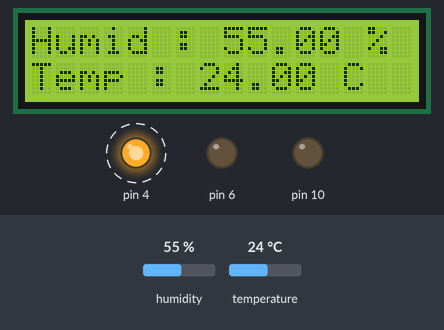
The sketch below on a simulated Arduino Uno, built with avr-gcc and run on an emulated ATmega328P. Parts: 16×2 character LCD, output pins drawn as LEDs (lit = HIGH). Dashed ring = blinking. The test bench sets the inputs (shaded band); at power-on: humidity 55 %, temperature 24 °C. What the sketch prints to the serial monitor is not drawn.

Above: at 5.3 s.
5.4 s: humidity set to 59 %
At 7.26 s:
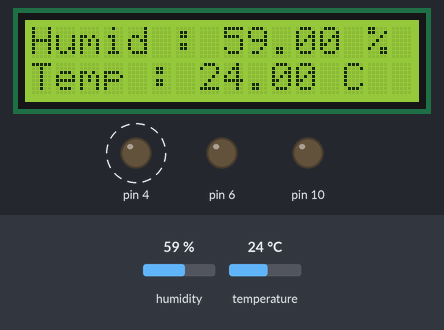
8.3 s: humidity set to 62 %
At 9.2 s:
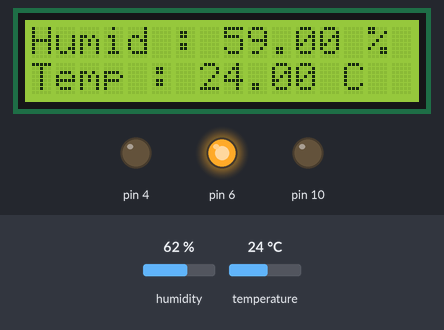
14.5 s: humidity set to 22 %
At 17.1 s:
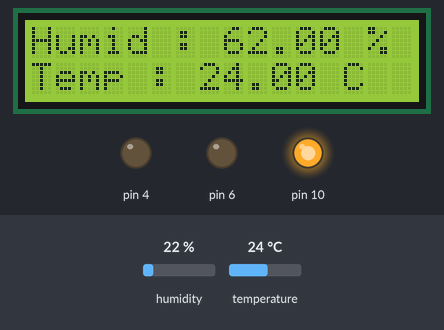
20.7 s: temperature set to 12 °C
At 21.64 s:
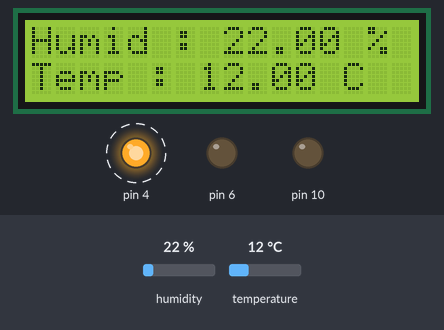
23.5 s: temperature set to 19 °C
At 25.96 s:
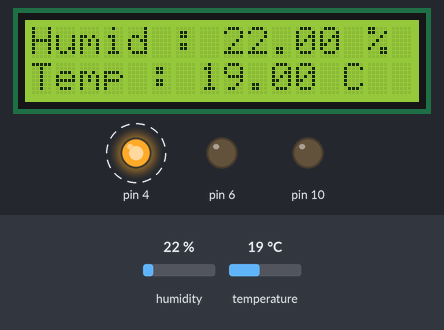
Timing chart, 0 to 28.3 s (numbered marks = the images above; inputs shaded):
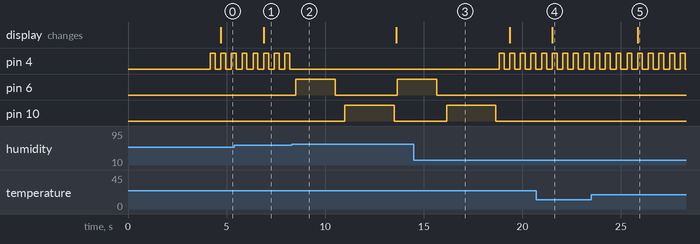

Measured:
- the behaviour switches between 60 and 61 % on humidity (found by bisection; images 1 and 2)
- after the input at 5.4 s, the display: changes after 1.5 s (image 1)
- after the input at 8.3 s, pin 4: stops changing and stays LOW; pin 6: LOW → HIGH after 0.20 s, → LOW 2.0 s later, → HIGH 3.2 s later; pin 10: LOW → HIGH after 2.7 s, → LOW 2.5 s later
- after the input at 14.5 s, pin 4: alternates HIGH for 0.25 s and LOW for 0.28 s, starting after 4.3 s; pin 6: goes on until 15.7 s, then stays LOW
- after the input at 20.7 s, the display: changes after 0.82 s (image 4)
- after the input at 23.5 s, the display: changes after 2.3 s (image 5)
- by itself, pin 4: alternates HIGH for 0.25 s and LOW for 0.28 s

The sketch:

project1.ino
```cpp
/*
 * CODING : CoderMan
 * Humidity and Temperature program
 * Temidity 1.0
*/
#include "DHT.h"
#include <Wire.h>
#include <LiquidCrystal_I2C.h>
#define DHTPIN 8
#define DHTTYPE DHT11
DHT dht (DHTPIN, DHTTYPE);
LiquidCrystal_I2C lcd(0x27, 16, 2);
void setup() {
  lcd.begin(16, 2);
   lcd.init(); // เตรียมพร้อมการแสดงผล
   lcd.backlight();
   lcd.setCursor(0, 0);
   lcd.print("[Temidity 1.0]");
   lcd.setCursor(0, 1);
   lcd.print("CoderMan");
   delay(4000);
   Serial.begin(9600); //เริ่มต้น output
   dht.begin();  // เริ่มต้น sensor
}
int num = 0;
void loop() {
   float h = dht.readHumidity(); //รับความชื้น
   float t = dht.readTemperature();  //รับค่าอุณหภูมิ
   delay(5);
   Serial.print("['");
   Serial.print(h);
   Serial.print("', '"); // ส่งค่าคุยกับคอมหลักรับค่าไปฐานข้อมูล
   Serial.print(t);
   Serial.print("']");
   Serial.print("\n");
   if ((t > 37 || h > 60) || (t > 37 && h > 60)){ // เงื่อนไขถ้าอุณหภูมิมากกว่า 37 หรือ ความชื้นมากกว่า 50 % หรือทั้งสอง
    pinMode (6, OUTPUT);
    digitalWrite(6,HIGH);
    delay(2000);
    digitalWrite(6,LOW); // เปิดไฟแดงและออด
    delay(500);
    pinMode (10, OUTPUT);
    digitalWrite(10,HIGH);
    delay(2500);
    digitalWrite(10,LOW);
    delay(100);
    }
    else if (t <= 37 && h <= 60){ // เงื่อนไขถ้าอุณหภูมิตํ่ากว่า 37 และความชื้นตํ่ากว่า 47 %
    pinMode (4, OUTPUT);
    digitalWrite(4,HIGH); // เปิดไฟสีเขียว
    delay(250);
    digitalWrite(4,LOW);
    delay(250);
    }
   lcd.setCursor(0,0);
   lcd.print("Humid : "); // แสดงความชื้น
   lcd.print(h);
   lcd.print(" %");
   lcd.setCursor(0,1);
   lcd.print("Temp : "); //แสดงอุณหภูมิ
   lcd.print(t);
   lcd.print(" C");

    // จบการทํางาน
}
```
